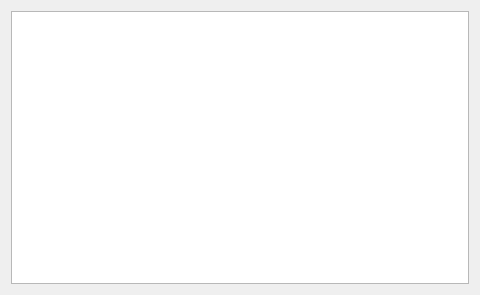
<?xml version="1.0" encoding="UTF-8"?>
<ui version="4.0">
 <class>Form</class>
 <widget class="QWidget" name="Form">
  <property name="geometry">
   <rect>
    <x>0</x>
    <y>0</y>
    <width>480</width>
    <height>295</height>
   </rect>
  </property>
  <property name="windowTitle">
   <string>Form</string>
  </property>
  <layout class="QVBoxLayout" name="verticalLayout">
   <item>
    <widget class="QPlainTextEdit" name="plainTextEdit"/>
   </item>
  </layout>
 </widget>
 <resources/>
 <connections/>
</ui>
